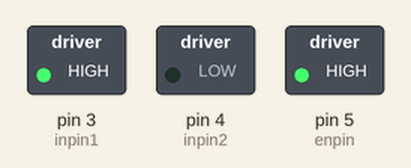
The sketch below on a simulated Arduino Uno, built with avr-gcc and run on an emulated ATmega328P. On the bench: switched loads named in the sketch (green lamp = pin HIGH). Dashed ring = blinking.

Above: at 0.5 s.
Timing chart, 0 to 3.0 s (numbered marks = the images above):
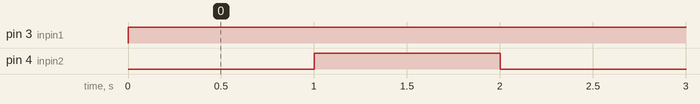

Measured:
- by itself, pin 3 (inpin1): LOW → HIGH at 0.00 s
- by itself, pin 4 (inpin2): alternates HIGH for 1.0 s and LOW for 1.0 s

The sketch:

MOTOR_ONOFF.ino
```cpp
int inpin1 = 3;
int inpin2 = 4;
int enpin = 5;

void setup() {
  pinMode(inpin1, OUTPUT);
  pinMode(inpin2, OUTPUT);
  analogWrite(enpin, 255);  // 최고속도
}

void loop() {
  // 정방향
  digitalWrite(inpin1, HIGH);
  digitalWrite(inpin2, LOW);
  delay(1000);
  // 멈춤
  digitalWrite(inpin1, HIGH);
  digitalWrite(inpin2, HIGH);
  delay(1000);
}
```
